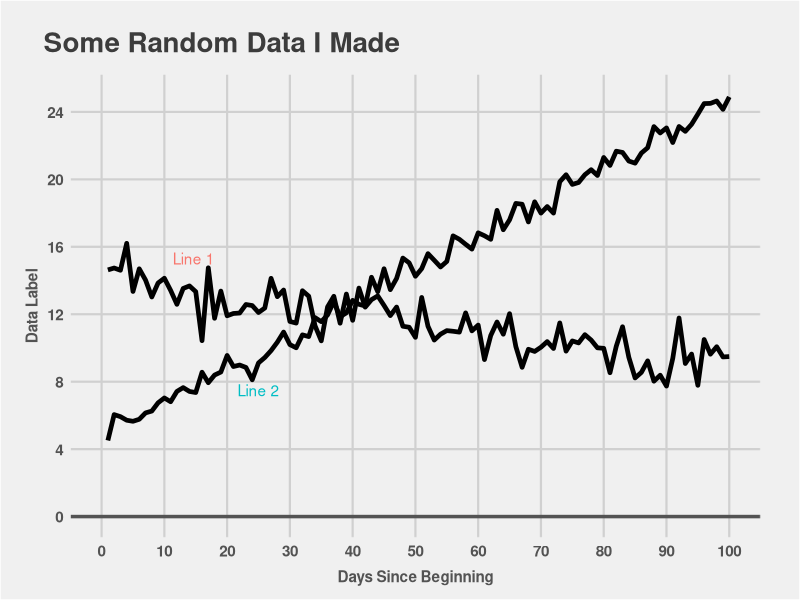

Here is the R script that generated this plot:
library(ggplot2)
library(grid)

line1<-rnorm(100,mean=15-seq(1,6,by=.05),sd=1)
line2<-rnorm(100,mean=4+seq(1,21,by=.2),sd=.5)
time<-seq(1,100,by=1)
data<-data.frame(time,line1,line2)

ggplot(data,aes(time)) +
  # The actual lines
  geom_line(aes(y=line1),size=1.6) +
  geom_line(aes(y=line2),size=1.6) +
  theme_bw() +
  
  # Set the entire chart region to a light gray color
  theme(panel.background=element_rect(fill="#F0F0F0")) +
  theme(plot.background=element_rect(fill="#F0F0F0")) +
  theme(panel.border=element_rect(colour="#F0F0F0")) +
  
  # Format the grid
  theme(panel.grid.major=element_line(colour="#D0D0D0",size=.75)) +
  scale_x_continuous(minor_breaks=0,breaks=seq(0,100,10),limits=c(0,100)) +
  scale_y_continuous(minor_breaks=0,breaks=seq(0,26,4),limits=c(0,25)) +
  theme(axis.ticks=element_blank()) +
  
  # Dispose of the legend
  theme(legend.position="none") +
  
  # Set title and axis labels, and format these and tick marks
  ggtitle("Some Random Data I Made") +
  theme(plot.title=element_text(face="bold",hjust=-.08,vjust=2,colour="#3C3C3C",size=20)) +
  ylab("Data Label") +
  xlab("Days Since Beginning") +
  theme(axis.text.x=element_text(size=11,colour="#535353",face="bold")) +
  theme(axis.text.y=element_text(size=11,colour="#535353",face="bold")) +
  theme(axis.title.y=element_text(size=11,colour="#535353",face="bold",vjust=1.5)) +
  theme(axis.title.x=element_text(size=11,colour="#535353",face="bold",vjust=-.5)) +
  
  # Big bold line at y=0
  geom_hline(yintercept=0,size=1.2,colour="#535353") +
  
  # Plot margins and finally line annotations
  theme(plot.margin = unit(c(1, 1, .5, .7), "cm")) +
  annotate("text",x=14.7,y=15.3,label="Line 1",colour="#f8766d") +
  annotate("text",x=25,y=7.5,label="Line 2",colour="#00bdc4")



